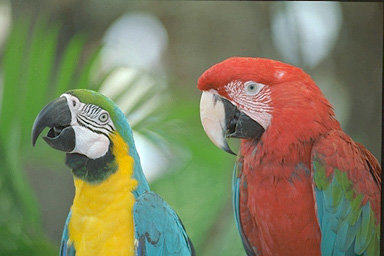
#> input picture MEDIAN CUT/images/Parrots.png, 384 x 256 px, found by its file name; its folder holds only this picture in this run
$ python main.py
#> lines starting #> are read from the running program, lines starting #| are printed output that depends on the picture
import matplotlib.pyplot as plt
import numpy as np
from skimage.io import imread
from skimage.io import imsave
import os
from PIL import Image
import json


def median_cut_quantize(img, img_arr):
    r_average = np.mean(img_arr[:,0])
    g_average = np.mean(img_arr[:,1])
    b_average = np.mean(img_arr[:,2])

    for data in img_arr:
        sample_img[data[3]][data[4]] = [r_average, g_average, b_average]

def split_into_buckets(img, img_arr, depth):

    if len(img_arr) == 0:
        return

    if depth == 0:
        median_cut_quantize(img, img_arr)
        return

    r_range = np.max(img_arr[:,0]) - np.min(img_arr[:,0])
    g_range = np.max(img_arr[:,1]) - np.min(img_arr[:,1])
    b_range = np.max(img_arr[:,2]) - np.min(img_arr[:,2])

    space_with_highest_range = 0

    if g_range >= r_range and g_range >= b_range:
        space_with_highest_range = 1
    elif b_range >= r_range and b_range >= g_range:
        space_with_highest_range = 2
    elif r_range >= b_range and r_range >= g_range:
        space_with_highest_range = 0


    # sort the image pixels by color space with highest range
    # and find the median and divide the array.
    img_arr = img_arr[img_arr[:,space_with_highest_range].argsort()]
    median_index = int((len(img_arr)+1)/2)


    #split the array into two blocks
    split_into_buckets(img, img_arr[0:median_index], depth-1)
    split_into_buckets(img, img_arr[median_index:], depth-1)


img = input("Enter the image name : ")
#> the answer given: images/Parrots.png
sample_img = imread('images/'+img)
#> sample_img is the input picture: shape (256, 384, 3); mean R, G, B 126.5, 126.5, 94.9
try:
    os.mkdir(f"results/{img.split('.')[0]}")
except:
    pass


for i in range(2,9):
    flattened_img_array = []
    for rindex, rows in enumerate(sample_img):
        for cindex, color in enumerate(rows):
            flattened_img_array.append([color[0],color[1],color[2],rindex, cindex])
#> after the loop, flattened_img_array = 98304 items

    flattened_img_array = np.array(flattened_img_array)
    split_into_buckets(sample_img, flattened_img_array, i)
#> in split_into_buckets, `r_range = np.max(img_arr[:,0]) - np.min(img_arr[:,0])`: r_range = 255
#> in split_into_buckets, `g_range = np.max(img_arr[:,1]) - np.min(img_arr[:,1])`: g_range = 253
#> in split_into_buckets, `b_range = np.max(img_arr[:,2]) - np.min(img_arr[:,2])`: b_range = 255
#> in split_into_buckets, `median_index = int((len(img_arr)+1)/2)`: median_index = 49152
#> in median_cut_quantize, `r_average = np.mean(img_arr[:,0])`: r_average = 79.54
#> in median_cut_quantize, `g_average = np.mean(img_arr[:,1])`: g_average = 101.4
#> in median_cut_quantize, `b_average = np.mean(img_arr[:,2])`: b_average = 62.93
#> the loop in median_cut_quantize, `for data in img_arr:` made 24576 passes
#> data on passes 1 to 3: [0, 76, 66, 236, 184], [0, 8, 5, 136, 54], [2, 11, 6, 123, 88]
#> after the loop in median_cut_quantize, `for data in img_arr:`:
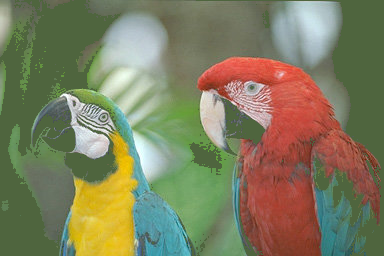
#> sample_img: shape (256, 384, 3); mean R, G, B 126.4, 126.4, 94.7
#> in median_cut_quantize (call 2), `r_average = np.mean(img_arr[:,0])`: r_average = 164.6
#> in median_cut_quantize (call 2), `g_average = np.mean(img_arr[:,1])`: g_average = 107.6
#> in median_cut_quantize (call 2), `b_average = np.mean(img_arr[:,2])`: b_average = 58.44
#> the loop in median_cut_quantize (call 2), `for data in img_arr:` made 24576 passes
#> data on passes 1 to 3: [98, 143, 74, 88, 23], [98, 86, 62, 221, 376], [98, 148, 63, 63, 39]
#> after the loop in median_cut_quantize (call 2), `for data in img_arr:`:
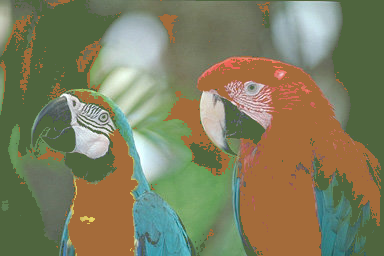
#> sample_img: shape (256, 384, 3); mean R, G, B 126.2, 126.2, 94.6
#> in median_cut_quantize (call 3), `r_average = np.mean(img_arr[:,0])`: r_average = 99.13
#> in median_cut_quantize (call 3), `g_average = np.mean(img_arr[:,1])`: g_average = 128.7
#> in median_cut_quantize (call 3), `b_average = np.mean(img_arr[:,2])`: b_average = 106.6
#> the loop in median_cut_quantize (call 3), `for data in img_arr:` made 24576 passes
#> data on passes 1 to 3: [3, 88, 85, 245, 187], [13, 94, 97, 234, 183], [16, 92, 90, 235, 184]
#> after the loop in median_cut_quantize (call 3), `for data in img_arr:`:
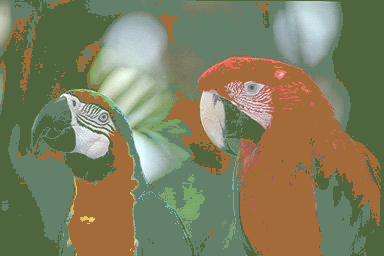
#> sample_img: shape (256, 384, 3); mean R, G, B 126.2, 126.1, 94.5
#> in median_cut_quantize (call 4), `r_average = np.mean(img_arr[:,0])`: r_average = 162.7
#> in median_cut_quantize (call 4), `g_average = np.mean(img_arr[:,1])`: g_average = 168.2
#> in median_cut_quantize (call 4), `b_average = np.mean(img_arr[:,2])`: b_average = 151.8
#> the loop in median_cut_quantize (call 4), `for data in img_arr:` made 24576 passes
#> data on passes 1 to 3: [117, 151, 116, 230, 229], [117, 117, 89, 76, 178], [117, 142, 139, 211, 133]
#> after the loop in median_cut_quantize (call 4), `for data in img_arr:`:
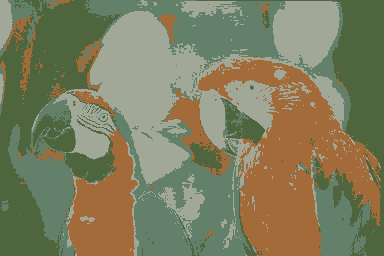
#> sample_img: shape (256, 384, 3); mean R, G, B 126, 126, 94.2


    path = f"results/{img.split('.')[0]}/k{2**i}"
    try:
        os.mkdir(path)
    except:
        pass

    imsave(f'results/{img.split(".")[0]}/k{2**i}/reconstructed.png', sample_img)
    sample_img = imread('images/'+img)


im = Image.open("images/" + img)
for no in range(2,9):
    errors = {"MSE" : 0, "MAE" : 0}
    re = Image.open(f'results/{img.split(".")[0]}/k{2**no}/reconstructed.png')

    width, height = im.size
#> width = 384; height = 256
    for i in range(width):
        for j in range(height):
            r, g, b  = im.getpixel((i, j))
            r1, g1, b1  = re.getpixel((i, j))
            errors["MSE"] += (r-r1)**2 + (g-g1)**2 + (b-b1)**2
            errors["MAE"] += abs(r-r1) + abs(g-g1) + abs(b-b1)

    errors["MSE"] = errors["MSE"] / (width*height)
    errors["MAE"] = errors["MAE"] / (width*height)

    '''
    Save the result matrics
    '''
    with open(f'results/{img.split(".")[0]}/k{2**no}/result.json', "w") as f:
        json.dump(errors, f)
